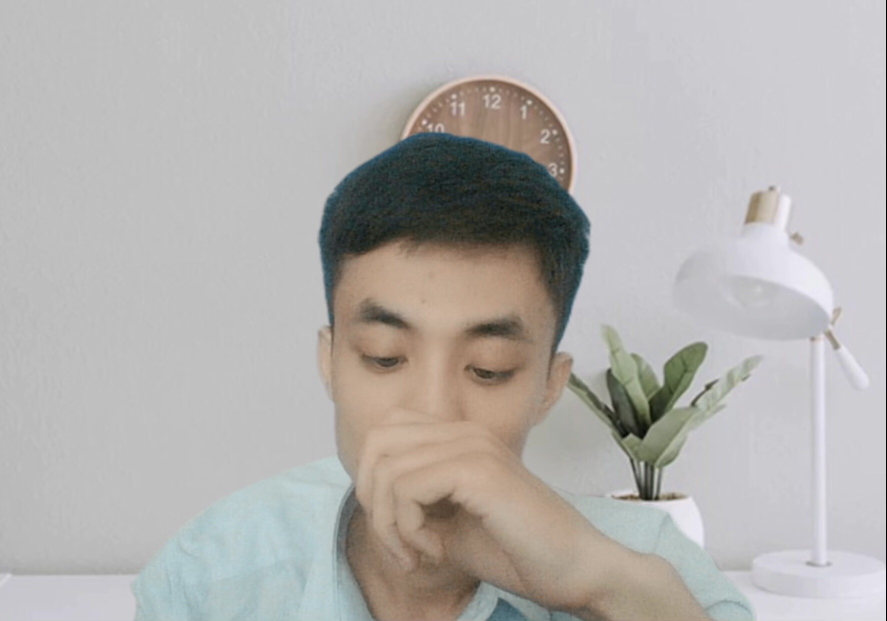
#> input picture Intrusion_warning/my.jpg, 1774 x 1242 px (shown at 1/2 size)
$ python opencv2.py
#> lines starting #> are read from the running program, lines starting #| are printed output that depends on the picture; after the words box and inside, x2 and y2 are one past the last pixel; in counts of white or black regions, pixels touching at a corner belong together
import random
import cv2

img = cv2.imread("my.jpg",-1)
#> img is the input picture: shape (1242, 1774, 3); mean B, G, R 174.7, 176.9, 179.5
#img =cv2.resize(img, (0,0),fx =0.2,fy=0.2)
# print(img)
print(type(img))
#| <class 'numpy.ndarray'>
print(img.shape)
#| (1242, 1774, 3)
# for i in range(100):
#     for j in range(img.shape[1]):
#         img[i][j] = [random.randint(0,255),random.randint(0,255),random.randint(0,255)]

vungchon = img[100:200, 500:700]
img[200:300, 900:1100] = vungchon
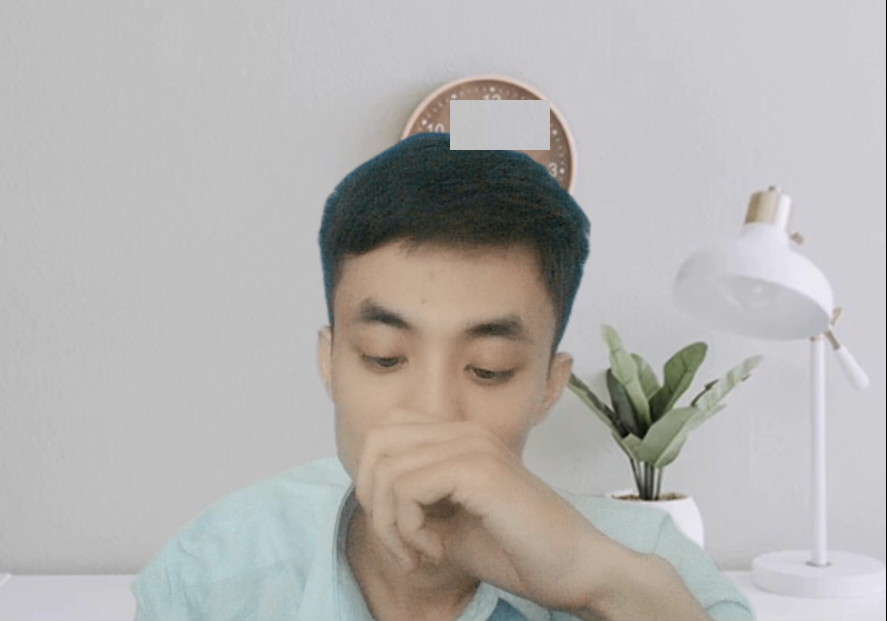
#> img: shape (1242, 1774, 3) (shown at 1/2 size); 0.91% of pixels changed, all inside (x1, y1, x2, y2) = (900, 200, 1100, 300)

cv2.imshow('anh', img)
k =cv2.waitKey()
#> (key Esc is pressed here)
